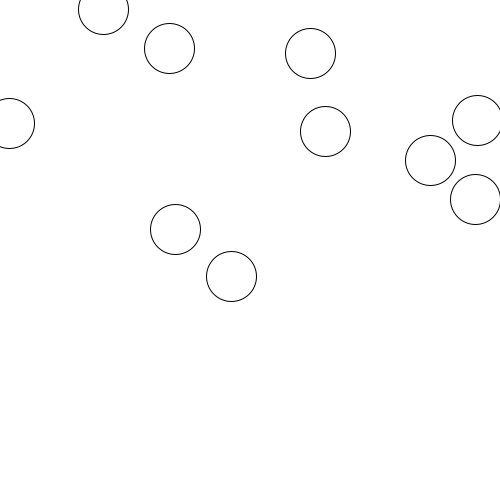
Frame 1 (no input)
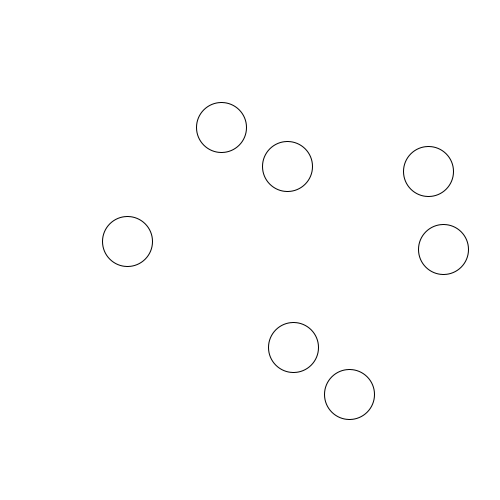
Frame 60 (the mouse pressed at the canvas centre just before this capture)
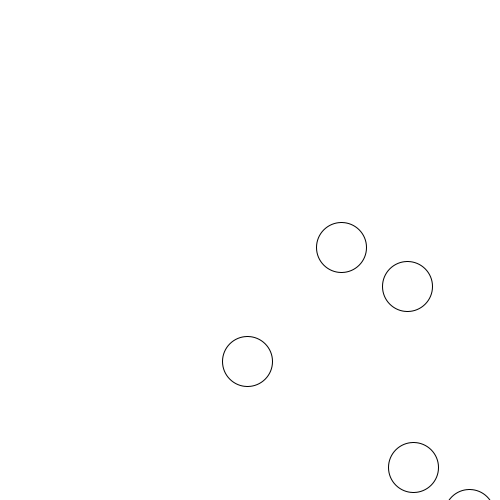
Frame 120 (the mouse held since frame 60 and released just before this capture)

The Processing sketch that drew these frames (run headless with seeded random() and noise(); from frame 60 on, the mouse is pressed at the canvas centre):

// Processing sketch: Task4
// ── Task4.pde
  // Declare an array to hold 10 Circle instances
  
Circle[] circles = new Circle[10];

  // Setup function to initialize the canvas
  
void setup() {
  size(500, 500); 
  
  // Loop to create 10 Circle instances with unique positions
  
  for (int i = 0; i < circles.length; i++) {
    
  // Create a new Circle with a unique position - random x & y position within canvas width
  
    float x = random(width); 
    float y = random(height);
    
  // Add Circle to array
  
    circles[i] = new Circle(x, y); 
  }
}

  // Circle class
  
class Circle {
  float xposition, yposition; // Attributes for x and y position
  
  // Constructor to initialize the x and y position
  
  Circle(float x, float y) {
    xposition = x;
    yposition = y;
  }
  
  // Display method to draw a circle at the given position
  
  void display() {
    ellipse(xposition, yposition, 50, 50);
  }
  
  // Move method that moves the circle
  
  void move(float dx, float dy) {
    xposition += dx; 
    yposition += dy; 
  // Redraw circle at new pos
   display(); 
  }
}

  // Draw function to call move for each circle

void draw() {
  background(255); 
  
  // Move each circle with a small value
  
  for (Circle c : circles) {
    
  // Move by two units
    c.move(2, 2); 
    
  }
}
